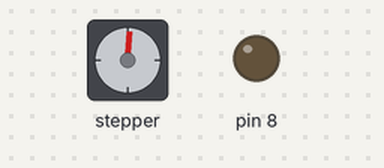
The sketch below on a simulated Arduino Uno, built with avr-gcc and run on an emulated ATmega328P. On the bench: stepper motor, output pins drawn as LEDs (lit = HIGH). Random numbers use the default seed unless the sketch sets one; stepper angles assume 4096 steps per turn.

Above: at 0.56 s.
At 7.74 s:
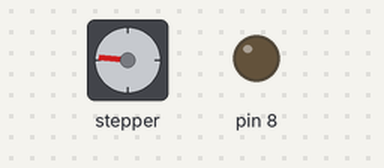
At 19.12 s:
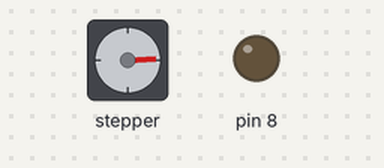
At 39.55 s:
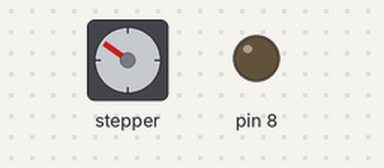
Timing chart, 0 to 40.0 s (numbered marks = the images above):
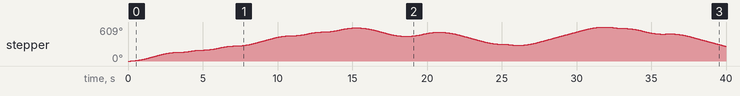

Measured:
- by itself, stepper: turns 595° clockwise in 15.1 s, then 152° counter-clockwise in 3.1 s, then 73° clockwise in 2.0 s, then 234° counter-clockwise in 5.0 s, and so on

The sketch:

Bongo_test1.ino
```cpp
#include <AccelStepper.h>


AccelStepper stepper1(8, 9, 10, 11);


void setup() {
  // put your setup code here, to run once:
  stepper1.setMaxSpeed(900.0);
  stepper1.setAcceleration(700.0);

  pinMode(8,OUTPUT);
  pinMode(9,OUTPUT);
  pinMode(10,OUTPUT);
  pinMode(11,OUTPUT);

}

void loop() {
  // put your main code here, to run repeatedly:
  if (stepper1.distanceToGo() == 0) {
    stepper1.moveTo(random(1500, 7000));
  }
  stepper1.run();

}
```
